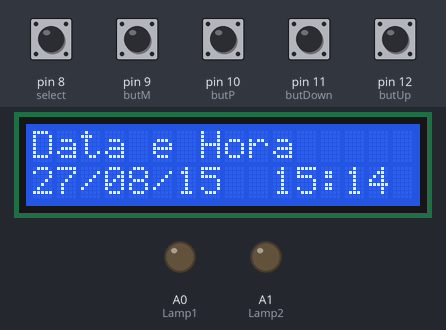
Recording of a sketch running on a simulated Arduino Uno, built with avr-gcc and run on an emulated ATmega328P. Parts: 16×2 character LCD, output pins drawn as LEDs (lit = HIGH). Inputs (shaded band) come from the test bench; at power-on: pin 8 (select), pin 9 (butM), pin 10 (butP), pin 11 (butDown), pin 12 (butUp) HIGH.

Above: at 1.2 s.
1.3 s: pin 11 (butDown) pulled LOW for 0.15 s
At 1.8 s:
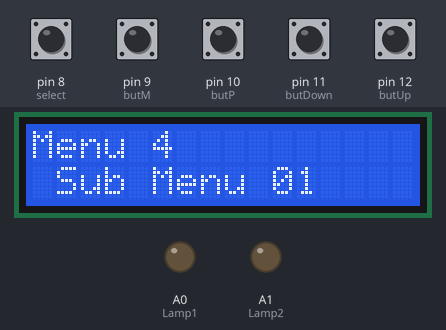
2.9 s: pin 11 (butDown) pulled LOW for 1 s
At 4.2 s:
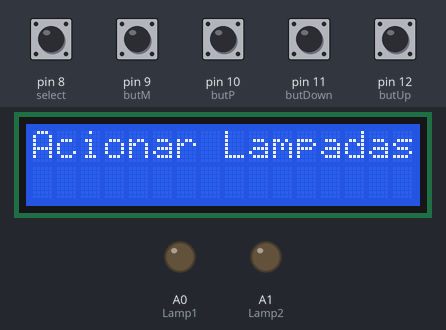
5.4 s: pin 9 (butM) pulled LOW for 0.15 s
At 5.9 s:
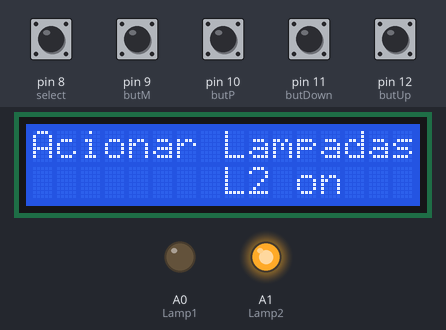
7.0 s: pin 10 (butP) pulled LOW for 0.15 s
At 8.3 s:
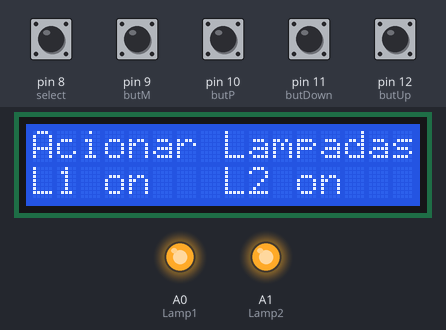
8.6 s: pin 9 (butM) pulled LOW for 1 s
At 10.8 s:
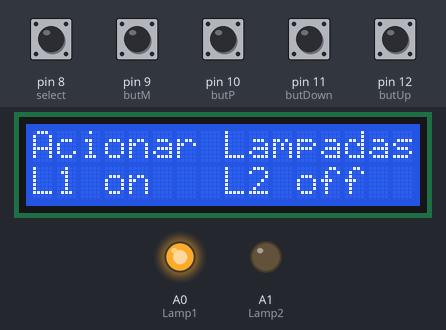
11.1 s: pin 10 (butP) pulled LOW for 1 s
At 12.8 s:
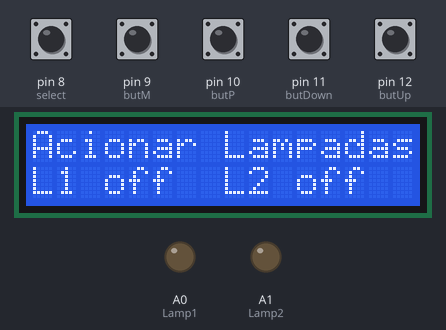
Timing chart, 0 to 14.3 s (numbered marks = the images above; inputs shaded):
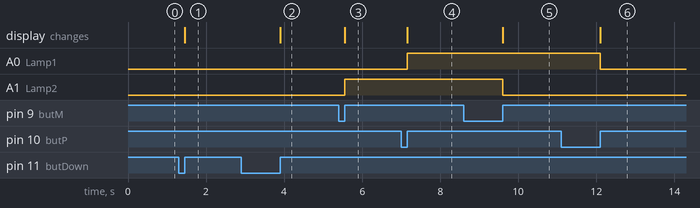

Measured:
- after the input at 1.3 s, the display: changes after 0.16 s (image 1)
- after the input at 2.9 s, the display: changes after 1.0 s (image 2)
- after the input at 5.4 s, A1 (Lamp2): LOW → HIGH after 0.15 s; the display: changes after 0.15 s (image 3)
- after the input at 7.0 s, A0 (Lamp1): LOW → HIGH after 0.15 s; the display: changes after 0.15 s (image 4)
- after the input at 8.6 s, A1 (Lamp2): HIGH → LOW after 1.0 s; the display: changes after 1.0 s (image 5)
- after the input at 11.1 s, A0 (Lamp1): HIGH → LOW after 1.0 s; the display: changes after 1.0 s (image 6)

The sketch:

arduino061_WR_source.ino
```cpp
/*
   Curso de Arduino WR Kits Aula 61

   www.wrkits.com.br
   facebook.com/wrkits
   youtube.com/user/canalwrkits

   Sub-Menu para Display LCD 16 x 2

   Autor: Eng. Wagner Rambo, Data: Abril de 2016

*/

// --- Bibliotecas Auxiliares ---
#include <LiquidCrystal.h>                              //Biblioteca para o display LCD

// --- Mapeamento de Hardware ---
#define butUp    12                                     //Botão para selecionar tela acima no digital 12
#define butDown  11                                     //Botão para selecionar tela abaixo no digital 11
#define butP     10                                     //Botão de ajuste mais no digital 10
#define butM      9                                     //Botão de ajuste menos no digital 9
#define select    8                                     //Botão de seleção no digital 8
#define Lamp1    A0                                     //Saída para lâmpada 1 no A0 (será usado como digital)
#define Lamp2    A1                                     //Saída para lâmpada 2 no A1 (será usado como digital)

// --- Protótipo das Funções Auxiliares ---
void changeMenu();                                      //Função para modificar o menu atual
void dispMenu();                                        //Função para mostrar o menu atual
void data_hora();                                       //Função do menu1, data e hora
void temperatura();                                     //Função do menu2, temperatura
void lights();                                          //Função do menu3, acionamento de lampadas
void menu4();                                           //Função do menu4

void dispSubMenu4();                                    //Função do sub menu4
void readSelect(char option);                           //Função de Leitura do botão select para seleção de subMenus
void subMenu4_1();                                      //Função para subMenu4_1
void subMenu4_2();                                      //Função para subMenu4_2
void subMenu4_3();                                      //Função para subMenu4_3


// --- Variáveis Globais ---
char menu = 0x01;                                       //Variável para selecionar o menu
char subMenu4 = 0x01;                                   //Variável para selecionar subMenu no menu4
char set1 = 0x00, set2 = 0x00;                          //Controle das lâmpadas
boolean t_butUp, t_butDown, t_butP, t_butM, t_select;   //Flags para armazenar o estado dos botões

// --- Hardware do LCD ---
LiquidCrystal disp(7,  //RS no digital 7
                   6,  //EN no digital 6
                   5,  //D4 no digital 5
                   4,  //D5 no digital 4
                   3,  //D6 no digital 3
                   2); //D7 no digital 2

// --- Configurações Iniciais ---
void setup()
{
  disp.begin(16,2);                                      //Inicializa LCD 16 x 2

  for(char i=8; i<13; i++) pinMode(i, INPUT_PULLUP);     //Entrada para os botões (digitais 8 a 12) com pull-ups internos

  pinMode(Lamp1, OUTPUT);                                //Configura saída para lâmpada 1
  pinMode(Lamp2, OUTPUT);                                //Configura saída para lâmpara 2

  t_butUp   = 0x00;                                      //limpa flag do botão Up
  t_butDown = 0x00;                                      //limpa flag do botão Down
  t_butP    = 0x00;                                      //limpa flag do botão P
  t_butM    = 0x00;                                      //limpa flag do botão M
  t_select  = 0x00;                                      //limpa flag do botão select

  digitalWrite(Lamp1, LOW);                              //Lâmpada 1 inicia apagada
  digitalWrite(Lamp2, LOW);                              //Lâmpada 2 inicia apagada


} //end setup


// --- Loop Infinito ---
void loop()
{


   changeMenu();
   dispMenu();

} //end loop

// --- Desenvolvimento das Funções Auxiliares ---
void changeMenu()                                       //Modifica o menu atual
{
   if(!digitalRead(butUp))   t_butUp   = 0x01;          //Botão Up pressionado? Seta flag
   if(!digitalRead(butDown)) t_butDown = 0x01;          //Botão Down pressionado? Seta flag

   if(digitalRead(butUp) && t_butUp)                    //Botão Up solto e flag setada?
   {                                                    //Sim...
      t_butUp = 0x00;                                   //Limpa flag

      disp.clear();                                     //Limpa display
      menu++;                                           //Incrementa menu

      if(menu > 0x04) menu = 0x01;                      //Se menu maior que 4, volta a ser 1

   } //end butUp

   if(digitalRead(butDown) && t_butDown)                //Botão Down solto e flag setada?
   {                                                    //Sim...
      t_butDown = 0x00;                                 //Limpa flag

      disp.clear();                                     //Limpa display
      menu--;                                           //Decrementa menu

      if(menu < 0x01) menu = 0x04;                      //Se menu menor que 1, volta a ser 4

   } //end butDown

} //end changeMenu

void dispMenu()                                         //Mostra o menu atual
{
    switch(menu)                                        //Controle da variável menu
    {
       case 0x01:                                       //Caso 1
             data_hora();                               //Chama a função de relógio

             break;                                     //break
       case 0x02:                                       //Caso 2
             temperatura();                             //Chama a função do termômetro

             break;                                     //break
       case 0x03:                                       //Caso 3
             lights();                                  //Chama função para acionamento de lâmpadas

             break;                                     //break
       case 0x04:                                       //Caso 4
             menu4();                                   //Chama função para o menu4

             break;                                     //break

    } //end switch menu

} //end dispMenu

void data_hora()                                        //Data e Hora (menu1)
{

   disp.setCursor(0,0);                                 //Posiciona cursor na coluna 1, linha 1
   disp.print("Data e Hora");                           //Imprime mensagem
   disp.setCursor(0,1);                                 //Posiciona cursor na coluna 1, linha 2

   // Desenvolver uma função de data e hora...

   disp.print("27/08/15  15:14");                       //Mostrador (apenas ilustrativo......)

} //end data_hora

void temperatura()                                      //Temperatura (menu2)
{
   disp.setCursor(0,0);                                 //Posiciona cursor na coluna 1, linha 1
   disp.print("Temperatura");                           //Imprime mensagem
   disp.setCursor(1,1);                                 //Posiciona cursor na coluna 2, linha 2
   disp.print("25 Celsius");                            //Mostrador (apenas ilustrativo......)

} //end temperatura()

void lights()                                           //Acionamento de lâmpadas (menu3)
{

   disp.setCursor(0,0);                                 //Posiciona cursor na coluna 1, linha 1
   disp.print("Acionar Lampadas");                      //Imprime mensagem do menu 3


   if(!digitalRead(butP))    t_butP    = 0x01;          //Botão P pressionado? Seta flag
   if(!digitalRead(butM))    t_butM    = 0x01;          //Botão M pressionado? Seta flag

   if(digitalRead(butP) && t_butP)                      //Botão P solto e flag setada?
   {                                                    //Sim...
      t_butP = 0x00;                                    //Limpa flag

      set1++;                                           //Incrementa set1

      if(set1 > 2) set1 = 0x01;                         //Se maior que 2, volta a ser 1

      switch(set1)                                      //Controle do set1
      {
          case 0x01:                                    //Caso 1
                disp.setCursor(0,1);                    //Posiciona cursor na coluna 1, linha 2
                disp.print("L1 on ");                   //Imprime mensagem
                digitalWrite(Lamp1, HIGH);              //Liga lâmpada 1
                break;                                  //Break
          case 0x02:                                    //Caso 2
                disp.setCursor(0,1);                    //Posiciona cursor na coluna 1, linha 2
                disp.print("L1 off");                   //Imprime mensagem
                digitalWrite(Lamp1, LOW);               //Desliga lâmpada 1
                break;                                  //Break

      } //end switch set1

   } //end butP

   if(digitalRead(butM) && t_butM)                      //Botão D solto e flag setada?
   {                                                    //Sim...
      t_butM = 0x00;                                    //Limpa flag

      set2++;                                           //Incrementa set2

      if(set2 > 2) set2 = 0x01;                         //Se maior que 2, volta a ser 1

      switch(set2)                                      //Controle do set2
      {
          case 0x01:                                    //Caso 1
                disp.setCursor(8,1);                    //Posiciona cursor na coluna 8, linha 2
                disp.print("L2 on ");                   //Imprime mensagem
                digitalWrite(Lamp2, HIGH);              //Liga lâmpada 2
                break;                                  //Break
          case 0x02:                                    //Caso 2
                disp.setCursor(8,1);                    //Posiciona cursor na coluna 8, linha 2
                disp.print("L2 off");                   //Imprime mensagem
                digitalWrite(Lamp2, LOW);               //Liga lâmpada 1
                break;                                  //Break

      } //end switch set1

   } //end butM


} //end lights

void menu4()                                            //Função genérica para um quarto menu...
{
   disp.setCursor(0,0);                                 //Posiciona cursor na coluna 1, linha 1
   disp.print("Menu 4");                                //Imprime mensagem

   dispSubMenu4();

} //end menu4


   //pode-se implementar quantos menus quiser
   //............


void dispSubMenu4()                                     //Mostra o sub menu atual para o menu 4
{

  if(!digitalRead(butP))    t_butP    = 0x01;          //Botão P pressionado? Seta flag
  if(!digitalRead(butM))    t_butM    = 0x01;          //Botão M pressionado? Seta flag

   if(digitalRead(butP) && t_butP)                      //Botão P solto e flag setada?
   {                                                    //Sim...
      t_butP = 0x00;                                    //Limpa flag

      subMenu4++;                                       //incrementa subMenu4

      if(subMenu4 > 3) subMenu4 = 0x01;                 //se maior que 3, volta a ser 1


   } //end butP

   if(digitalRead(butM) && t_butM)                      //Botão D solto e flag setada?
   {                                                    //Sim...
      t_butM = 0x00;                                    //Limpa flag

      subMenu4--;                                       //decrementa subMenu4

      if(subMenu4 < 1) subMenu4 = 0x03;                 //se menor que 1, volta a ser 3


   } //end butM


    switch(subMenu4)                                    //Controle da variável subMenu
    {
       case 0x01:                                       //Caso 1
             disp.setCursor(1,1);                       //Posiciona cursor na coluna 2, linha 2
             disp.print("Sub Menu 01");
             readSelect(1);                             //Lê botão select com parâmetro 1

             break;                                     //break
       case 0x02:                                       //Caso 2
             disp.setCursor(1,1);                       //Posiciona cursor na coluna 2, linha 2
             disp.print("Sub Menu 02");
             readSelect(2);                             //Lê botão select com parâmetro 2

             break;                                     //break
       case 0x03:                                       //Caso 2
             disp.setCursor(1,1);                       //Posiciona cursor na coluna 2, linha 2
             disp.print("Sub Menu 03");
             readSelect(3);                             //Lê botão select com parâmetro 3

             break;                                     //break


    } //end switch menu

} //end dispMenu


void readSelect(char option)                            //Leitura do botão select para seleção de subMenus
{

   if(!digitalRead(select))     t_select    = 0x01;      //Botão select pressionado? Seta flag


   if(digitalRead(select) && t_select)                  //Botão select solto e flag setada?
   {                                                    //Sim...
        t_select = 0x00;                                //Limpa flag

        switch(option)
        {
           case 0x01: subMenu4_1(); break;

           case 0x02: subMenu4_2(); break;

           case 0x03: subMenu4_3(); break;

        } //end switch option

   } //end if


} //end readSelect


void subMenu4_1()
{
  while(1)
  {
   disp.setCursor(0,0);                                 //Posiciona cursor na coluna 1, linha 1
   disp.print("Tarefa 1");                              //Imprime mensagem
   disp.setCursor(0,1);                                 //Posiciona cursor na coluna 1, linha 2
   disp.print("Em funcionamento");                      //Mostrador (apenas ilustrativo......)
  }

} //end subMenu4_1


void subMenu4_2()
{
  while(1)
  {
   disp.setCursor(0,0);                                 //Posiciona cursor na coluna 1, linha 1
   disp.print("Tarefa 2");                              //Imprime mensagem
   disp.setCursor(0,1);                                 //Posiciona cursor na coluna 1, linha 2
   disp.print("Em funcionamento");                      //Mostrador (apenas ilustrativo......)
  }

} //end subMenu4_2


void subMenu4_3()
{
  while(1)
  {
   disp.setCursor(0,0);                                 //Posiciona cursor na coluna 1, linha 1
   disp.print("Tarefa 3");                              //Imprime mensagem
   disp.setCursor(0,1);                                 //Posiciona cursor na coluna 1, linha 2
   disp.print("Em funcionamento");                      //Mostrador (apenas ilustrativo......)
  }

} //end subMenu4_3
```
